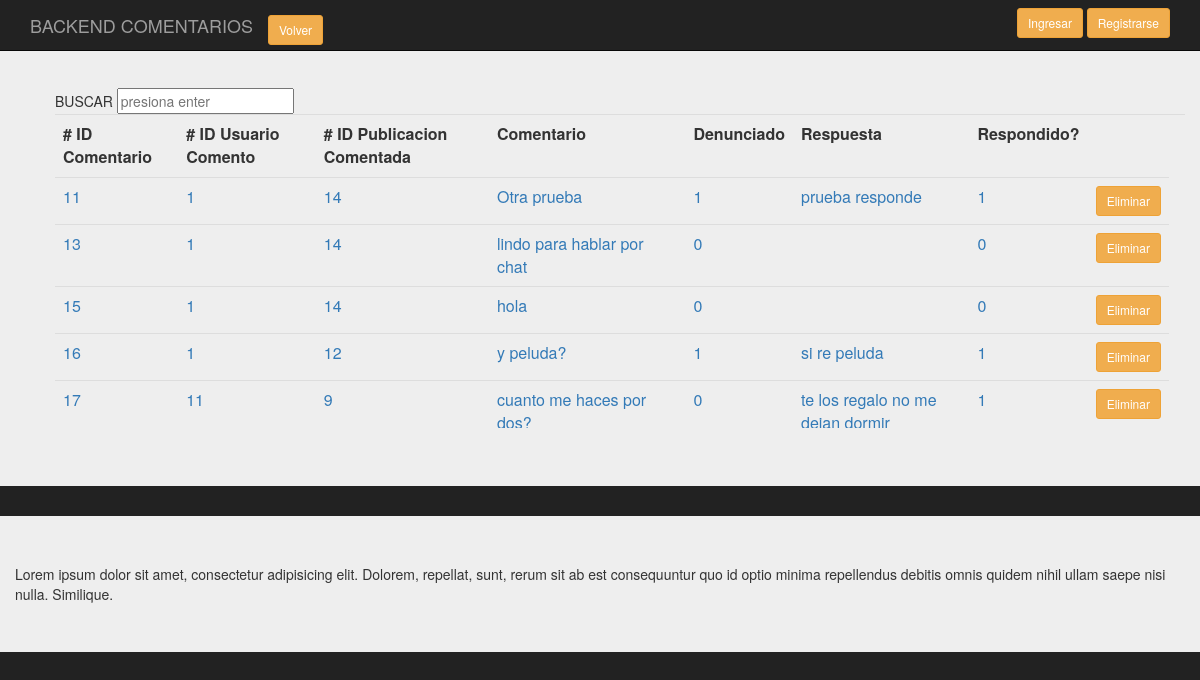
The app's page /backend/Presentacion/BackComenta.php, older data.
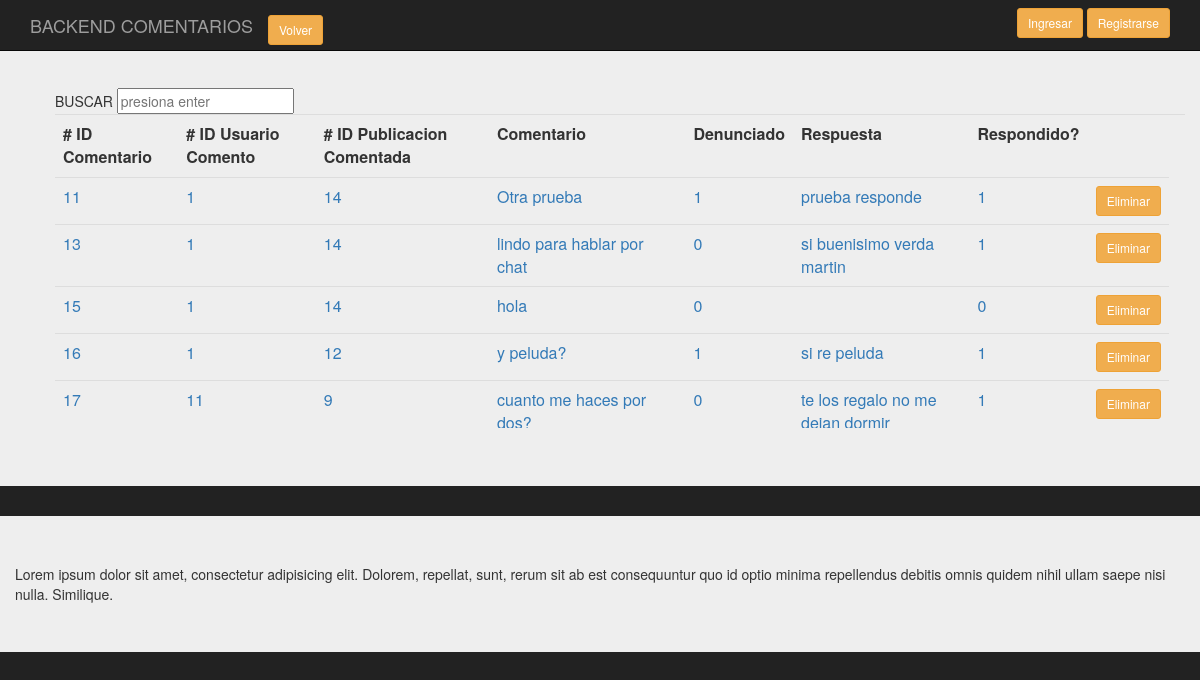
The same page, newer data.
### tables this page shows
CREATE TABLE `comenta` (
  `id_comen` int(11) NOT NULL,
  `id_usucom` int(11) NOT NULL,
  `id_pubcom` int(11) NOT NULL,
  `comentario` varchar(200) DEFAULT NULL,
  `denunciado_com` tinyint(1) NOT NULL,
  `responde_com` varchar(400) NOT NULL,
  `respondido` int(11) NOT NULL
);

### backend/clases/Comenta.class.php (called while the page is built, shortened)
<?php
require_once('../persistencia/PersistenciaComenta.class.php');
class Comenta
{
    public function consultaTodos($conex)
    {
      $pu=new PersistenciaComenta;
      $datos= $pu->consTodos($conex);
      return $datos;
    }
}
?>

### backend/persistencia/PersistenciaComenta.class.php (called while the page is built, shortened)
<?php
class PersistenciaComenta
{
   public function consTodos( $conex)
   {
        $sql = "select * from comenta";
        $result = $conex->prepare($sql);
		$result->execute();
		$resultados=$result->fetchAll();
       return $resultados;
    }
 }
?>

### backend/Presentacion/BackComenta.php (the view, shortened to what this page needs)
<?php
require_once('../clases/Comenta.class.php');
?>
<!doctype html>
<html lang="en">
<head>
<link rel="stylesheet" href="https://maxcdn.bootstrapcdn.com/bootstrap/3.3.7/css/bootstrap.min.css">
<link rel="stylesheet" href="../css/estilos.css">
	</head>
<body>
		<div class="container">
			<nav class="navbar navbar-inverse navbar-fixed-top">
				  <div class="container">
					<div class="navbar-header">
					  <a class="navbar-brand" href="#">BACKEND COMENTARIOS</a>
					  <div class="navbar-brand">
						<a href="index.php" class="btn btn-warning btn-sm">Volver</a>
					  </div>
					</div>
					<div id="navbar" class="navbar-collapse collapse">
					  <form class="navbar-form navbar-right">
						<a href="singin.php" class="btn btn-warning btn-sm">Ingresar</a>
						<a href="Login.php" class="btn btn-warning btn-sm">Registrarse</a>
					  </form>
					</div>
				  </div>
			</nav>
		</div>
		<div class="jumbotron">
			<div class="container-fluid">
				<section class="main row">
					<div class="col-md-12">
					<ol class="pre-scrollable">
										<table class="table">
																<form class="forma-busqueda cf" action="/search.php" method="post">
																	<input name="keywords" id="search_box" type="text" placeholder="presiona enter" >
																</form>
													<tr>
														<th># ID Comentario</th>
														<th># ID Usuario Comento</th>
														<th># ID Publicacion Comentada</th>
														<th>Comentario</th>
														<th>Denunciado</th>
														<th>Respuesta</th>
														<th>Respondido?</th>
														<th></th>
														<th></th>
													</tr>
												<?php
													$conex = conectar();
													$d = new Comenta();
													$datos_d=$d->consultaTodos($conex);
													$cuenta=count($datos_d);
												?>
												<?php
												for ($i=0;$i<$cuenta;$i++)
												{
												?>
													<tr>
															<td><a value="<?php echo $datos_d[$i][0]?>"  ><?php echo $datos_d[$i][0]?></a></td>
															<td><a value="<?php echo $datos_d[$i][0]?>"  ><?php echo $datos_d[$i][1]?></a></td>
															<td><a value="<?php echo $datos_d[$i][0]?>"  ><?php echo $datos_d[$i][2]?></a></td>
															<td><a value="<?php echo $datos_d[$i][0]?>"  ><?php echo $datos_d[$i][3]?></a></td>
															<td><a value="<?php echo $datos_d[$i][0]?>"  ><?php echo $datos_d[$i][4]?></a></td>
															<td><a value="<?php echo $datos_d[$i][0]?>"  ><?php echo $datos_d[$i][5]?></a></td>
															<td><a value="<?php echo $datos_d[$i][0]?>"  ><?php echo $datos_d[$i][6]?></a></td>
															<td><a href="Login.php" class="btn btn-warning btn-sm">Eliminar</a></td>
													</tr>
												<?php
												}
												?>
										</table>
					</ol>
					</div>
				</section>
			</div>
		</div>
		<div class="jumbotron">
		<div class="container">
			<div class="row">
			Lorem ipsum dolor sit amet, consectetur adipisicing elit. Dolorem, repellat, sunt, rerum sit ab est consequuntur quo id optio minima repellendus debitis omnis quidem nihil ullam saepe nisi nulla. Similique.
		</div>
		</div>
</body>
</html>

Row changes from the older to the newer data that the page shows:
changed comenta "lindo para hablar por chat": responde_com (not shown) → "si buenisimo verda martin"; respondido "0" → "1"
